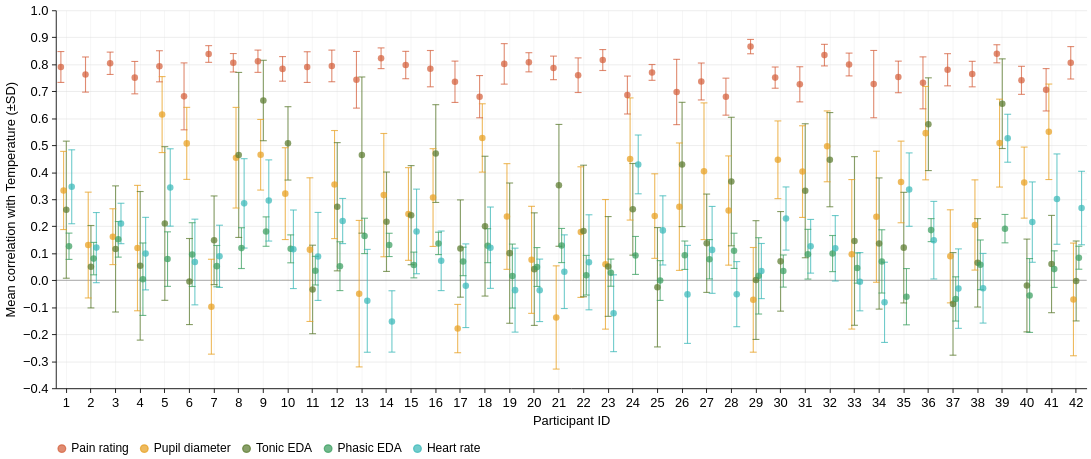

Write notebook code for a chart like this one.
### Markdown cell above
## Step 5 — Participant-level correlations with temperature

### Code cell
correlation_data = explore_data.filter(
    pl.col("normalized_timestamp") >= 20 * 1000
)
physiological_targets = [
    "pain_rating",
    "pupil_diameter",
    "eda_tonic",
    "eda_phasic",
    "heart_rate",
]
physiological_trial_correlations = calculate_correlations_per_trial(
    correlation_data,
    "temperature",
    physiological_targets,
)
physiological_participant_stats = calculate_participant_stats(
    physiological_trial_correlations,
    physiological_targets,
)
physiological_correlations_chart = plot_participant_correlations(
    physiological_participant_stats,
    physiological_targets,
    reference="temperature",
    signal_labels=None,
    signal_colors=None,
    width=1200,
    height=440,
    y_domain=(-0.4, 1.0),
    point_size=58,
    point_opacity=0.72,
    error_bar_width=1.3,
    cap_size=8,
    zero_line_opacity=0.35,
    participant_group_padding=0.45,
    vertical_grid_opacity=0.35,
    legend_columns=5,
    title=None,
)
style_figure(physiological_correlations_chart)

### Figure 1 — Vega-Lite specification as saved in the notebook (floating-point values rounded to 4 significant figures; data arrays with more than 128 entries replaced by an {"elided": "..."} marker saying what was removed)
{"config": {"view": {"continuousWidth": 300, "continuousHeight": 300, "stroke": null}, "axis": {"domainColor": "black", "domainWidth": 1, "grid": false, "labelColor": "black", "labelFont": "Arial", "labelFontSize": 15, "labelPadding": 4, "tickColor": "black", "tickSize": 5, "titleColor": "black", "titleFont": "Arial", "titleFontSize": 15, "titleFontWeight": "normal", "titlePadding": 6}, "background": "white", "font": "Arial", "header": {"labelFont": "Arial", "labelFontSize": 18, "labelFontWeight": "bold", "titleFont": "Arial", "titleFontSize": 18}, "legend": {"labelFont": "Arial", "labelFontSize": 14, "titleFont": "Arial", "titleFontSize": 14, "titleFontWeight": "normal"}, "title": {"anchor": "middle", "color": "black", "font": "Arial", "fontSize": 18, "fontWeight": "bold", "offset": 8}}, "layer": [{"data": {"values": [{"zero": 0}]}, "mark": {"type": "rule", "color": "black", "opacity": 0.35, "strokeWidth": 1}, "encoding": {"y": {"field": "zero", "scale": {"domain": [-0.4, 1.0], "nice": false}, "type": "quantitative"}}}, {"data": {"values": {"elided": "210 records"}}, "mark": {"type": "rule", "opacity": 0.72, "strokeWidth": 1.3}, "encoding": {"color": {"field": "target_label", "legend": {"columns": 5, "direction": "horizontal", "orient": "bottom", "symbolSize": 80, "symbolType": "circle", "title": null}, "scale": {"domain": ["Pain rating", "Pupil diameter", "Tonic EDA", "Phasic EDA", "Heart rate"], "range": ["#d45f3c", "#e8a020", "#5a7a2e", "#3a9e5f", "#3ab8b8"]}, "sort": ["Pain rating", "Pupil diameter", "Tonic EDA", "Phasic EDA", "Heart rate"], "type": "nominal"}, "x": {"axis": {"grid": true, "gridColor": "#d9d9d9", "gridOpacity": 0.35, "gridWidth": 0.8, "labelAngle": 0, "labelOverlap": false}, "field": "participant", "scale": {"paddingInner": 0.45, "paddingOuter": 0.15}, "sort": ["1", "2", "3", "4", "5", "6", "7", "8", "9", "10", "11", "12", "13", "14", "15", "16", "17", "18", "19", "20", "21", "22", "23", "24", "25", "26", "27", "28", "29", "30", "31", "32", "33", "34", "35", "36", "37", "38", "39", "40", "41", "42"], "title": "Participant ID", "type": "nominal"}, "xOffset": {"field": "target_label", "scale": {"domain": ["Pain rating", "Pupil diameter", "Tonic EDA", "Phasic EDA", "Heart rate"]}, "sort": ["Pain rating", "Pupil diameter", "Tonic EDA", "Phasic EDA", "Heart rate"], "type": "nominal"}, "y": {"axis": {"grid": true, "gridColor": "#dedede", "gridOpacity": 0.65}, "field": "lower", "scale": {"domain": [-0.4, 1.0], "nice": false}, "title": "Mean correlation with Temperature (±SD)", "type": "quantitative"}, "y2": {"field": "upper"}}}, {"data": {"values": {"elided": "420 records"}}, "mark": {"type": "tick", "opacity": 0.72, "orient": "horizontal", "size": 8, "thickness": 1.3}, "encoding": {"color": {"field": "target_label", "legend": {"columns": 5, "direction": "horizontal", "orient": "bottom", "symbolSize": 80, "symbolType": "circle", "title": null}, "scale": {"domain": ["Pain rating", "Pupil diameter", "Tonic EDA", "Phasic EDA", "Heart rate"], "range": ["#d45f3c", "#e8a020", "#5a7a2e", "#3a9e5f", "#3ab8b8"]}, "sort": ["Pain rating", "Pupil diameter", "Tonic EDA", "Phasic EDA", "Heart rate"], "type": "nominal"}, "x": {"axis": {"grid": true, "gridColor": "#d9d9d9", "gridOpacity": 0.35, "gridWidth": 0.8, "labelAngle": 0, "labelOverlap": false}, "field": "participant", "scale": {"paddingInner": 0.45, "paddingOuter": 0.15}, "sort": ["1", "2", "3", "4", "5", "6", "7", "8", "9", "10", "11", "12", "13", "14", "15", "16", "17", "18", "19", "20", "21", "22", "23", "24", "25", "26", "27", "28", "29", "30", "31", "32", "33", "34", "35", "36", "37", "38", "39", "40", "41", "42"], "title": "Participant ID", "type": "nominal"}, "xOffset": {"field": "target_label", "scale": {"domain": ["Pain rating", "Pupil diameter", "Tonic EDA", "Phasic EDA", "Heart rate"]}, "sort": ["Pain rating", "Pupil diameter", "Tonic EDA", "Phasic EDA", "Heart rate"], "type": "nominal"}, "y": {"field": "endpoint", "scale": {"domain": [-0.4, 1.0], "nice": false}, "type": "quantitative"}}}, {"data": {"values": {"elided": "210 records"}}, "mark": {"type": "circle", "opacity": 0.72, "size": 58}, "encoding": {"color": {"field": "target_label", "legend": {"columns": 5, "direction": "horizontal", "orient": "bottom", "symbolSize": 80, "symbolType": "circle", "title": null}, "scale": {"domain": ["Pain rating", "Pupil diameter", "Tonic EDA", "Phasic EDA", "Heart rate"], "range": ["#d45f3c", "#e8a020", "#5a7a2e", "#3a9e5f", "#3ab8b8"]}, "sort": ["Pain rating", "Pupil diameter", "Tonic EDA", "Phasic EDA", "Heart rate"], "type": "nominal"}, "tooltip": [{"field": "participant", "title": "Participant ID", "type": "nominal"}, {"field": "target_label", "title": "Signal", "type": "nominal"}, {"field": "mean", "format": ".3f", "title": "Mean correlation", "type": "quantitative"}, {"field": "standard_deviation", "format": ".3f", "title": "Standard deviation", "type": "quantitative"}], "x": {"axis": {"grid": true, "gridColor": "#d9d9d9", "gridOpacity": 0.35, "gridWidth": 0.8, "labelAngle": 0, "labelOverlap": false}, "field": "participant", "scale": {"paddingInner": 0.45, "paddingOuter": 0.15}, "sort": ["1", "2", "3", "4", "5", "6", "7", "8", "9", "10", "11", "12", "13", "14", "15", "16", "17", "18", "19", "20", "21", "22", "23", "24", "25", "26", "27", "28", "29", "30", "31", "32", "33", "34", "35", "36", "37", "38", "39", "40", "41", "42"], "title": "Participant ID", "type": "nominal"}, "xOffset": {"field": "target_label", "scale": {"domain": ["Pain rating", "Pupil diameter", "Tonic EDA", "Phasic EDA", "Heart rate"]}, "sort": ["Pain rating", "Pupil diameter", "Tonic EDA", "Phasic EDA", "Heart rate"], "type": "nominal"}, "y": {"field": "mean", "scale": {"domain": [-0.4, 1.0], "nice": false}, "type": "quantitative"}}}], "height": 440, "width": 1200, "$schema": "https://vega.github.io/schema/vega-lite/v6.4.1.json"}
